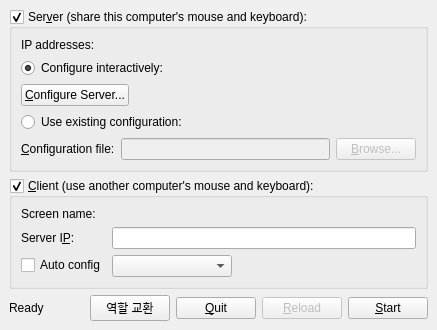
<?xml version="1.0" encoding="UTF-8"?>
<ui version="4.0">
 <class>MainWindow</class>
 <widget class="QMainWindow" name="MainWindow">
  <property name="sizePolicy">
   <sizepolicy hsizetype="Fixed" vsizetype="Fixed">
    <horstretch>0</horstretch>
    <verstretch>0</verstretch>
   </sizepolicy>
  </property>
  <property name="windowTitle">
   <string>InputLeafPlus</string>
  </property>
  <widget class="QWidget" name="centralwidget">
   <layout class="QVBoxLayout" name="verticalLayout_2">
    <property name="sizeConstraint">
     <enum>QLayout::SetFixedSize</enum>
    </property>
    <item>
     <widget class="QGroupBox" name="m_pGroupServer">
      <property name="sizePolicy">
       <sizepolicy hsizetype="Preferred" vsizetype="Preferred">
        <horstretch>0</horstretch>
        <verstretch>0</verstretch>
       </sizepolicy>
      </property>
      <property name="title">
       <string>Ser&amp;ver (share this computer's mouse and keyboard):</string>
      </property>
      <property name="checkable">
       <bool>true</bool>
      </property>
      <property name="checked">
       <bool>true</bool>
      </property>
      <layout class="QVBoxLayout">
       <item>
        <layout class="QFormLayout" name="formLayout">
         <property name="fieldGrowthPolicy">
          <enum>QFormLayout::AllNonFixedFieldsGrow</enum>
         </property>
         <item row="0" column="0">
          <widget class="QLabel" name="label_2">
           <property name="text">
            <string>IP addresses:</string>
           </property>
          </widget>
         </item>
         <item row="0" column="1">
          <widget class="QLabel" name="m_pLabelIpAddresses">
           <property name="text">
            <string notr="true"/>
           </property>
          </widget>
         </item>
        </layout>
       </item>
       <item>
        <widget class="QRadioButton" name="m_pRadioInternalConfig">
         <property name="text">
          <string>Configure interactively:</string>
         </property>
         <property name="checked">
          <bool>true</bool>
         </property>
        </widget>
       </item>
       <item>
        <layout class="QHBoxLayout" name="horizontalLayout_4">
         <item>
          <widget class="QPushButton" name="m_pButtonConfigureServer">
           <property name="text">
            <string>&amp;Configure Server...</string>
           </property>
          </widget>
         </item>
         <item>
          <spacer>
           <property name="orientation">
            <enum>Qt::Horizontal</enum>
           </property>
           <property name="sizeHint" stdset="0">
            <size>
             <width>40</width>
             <height>20</height>
            </size>
           </property>
          </spacer>
         </item>
        </layout>
       </item>
       <item>
        <widget class="QRadioButton" name="m_pRadioExternalConfig">
         <property name="text">
          <string>Use existing configuration:</string>
         </property>
        </widget>
       </item>
       <item>
        <layout class="QHBoxLayout">
         <item>
          <widget class="QLabel" name="m_pLabelConfigurationFile">
           <property name="text">
            <string>&amp;Configuration file:</string>
           </property>
           <property name="buddy">
            <cstring>m_pLineEditConfigFile</cstring>
           </property>
          </widget>
         </item>
         <item>
          <widget class="QLineEdit" name="m_pLineEditConfigFile">
           <property name="enabled">
            <bool>false</bool>
           </property>
          </widget>
         </item>
         <item>
          <widget class="QPushButton" name="m_pButtonBrowseConfigFile">
           <property name="enabled">
            <bool>false</bool>
           </property>
           <property name="text">
            <string>&amp;Browse...</string>
           </property>
          </widget>
         </item>
        </layout>
       </item>
      </layout>
     </widget>
    </item>
    <item>
     <widget class="QGroupBox" name="m_pGroupClient">
      <property name="sizePolicy">
       <sizepolicy hsizetype="Preferred" vsizetype="Preferred">
        <horstretch>0</horstretch>
        <verstretch>0</verstretch>
       </sizepolicy>
      </property>
      <property name="title">
       <string>&amp;Client (use another computer's mouse and keyboard):</string>
      </property>
      <property name="checkable">
       <bool>true</bool>
      </property>
      <property name="checked">
       <bool>true</bool>
      </property>
      <layout class="QFormLayout" name="formLayout_3">
       <property name="fieldGrowthPolicy">
        <enum>QFormLayout::AllNonFixedFieldsGrow</enum>
       </property>
       <item row="0" column="0">
        <widget class="QLabel" name="label_5">
         <property name="text">
          <string>Screen name:</string>
         </property>
        </widget>
       </item>
       <item row="0" column="1">
        <widget class="QLabel" name="m_pLabelScreenName">
         <property name="text">
          <string notr="true"/>
         </property>
        </widget>
       </item>
       <item row="2" column="0">
        <widget class="QLabel" name="m_pLabelServerName">
         <property name="text">
          <string>Server I&amp;P:</string>
         </property>
         <property name="buddy">
          <cstring>m_pLineEditHostname</cstring>
         </property>
        </widget>
       </item>
       <item row="2" column="1">
        <widget class="QLineEdit" name="m_pLineEditHostname"/>
       </item>
       <item row="3" column="0">
        <widget class="QCheckBox" name="m_pCheckBoxAutoConfig">
         <property name="text">
          <string>Auto config</string>
         </property>
        </widget>
       </item>
       <item row="3" column="1">
        <widget class="QComboBox" name="m_pComboServerList">
         <property name="sizePolicy">
          <sizepolicy hsizetype="Maximum" vsizetype="Preferred">
           <horstretch>0</horstretch>
           <verstretch>0</verstretch>
          </sizepolicy>
         </property>
         <property name="minimumSize">
          <size>
           <width>120</width>
           <height>0</height>
          </size>
         </property>
        </widget>
       </item>
      </layout>
     </widget>
    </item>
    <item>
     <layout class="QHBoxLayout" name="horizontalLayout">
      <property name="sizeConstraint">
       <enum>QLayout::SetDefaultConstraint</enum>
      </property>
      <item>
       <widget class="QLabel" name="m_pStatusLabel">
        <property name="text">
         <string>Ready</string>
        </property>
       </widget>
      </item>
      <item>
       <spacer name="spacer">
        <property name="orientation">
         <enum>Qt::Horizontal</enum>
        </property>
        <property name="sizeHint" stdset="0">
         <size>
          <width>40</width>
          <height>20</height>
         </size>
        </property>
       </spacer>
      </item>
      <item>
       <widget class="QPushButton" name="m_pButtonSwapRole">
        <property name="toolTip">
         <string>상대 PC와 서버/클라이언트 역할을 서로 바꿉니다. 설정 창에서 'PC 간 역할 교환'을 켜고 양쪽에 같은 코드를 입력해야 합니다.</string>
        </property>
        <property name="text">
         <string>역할 교환</string>
        </property>
       </widget>
      </item>
      <item>
       <widget class="QPushButton" name="m_pButtonQuit">
        <property name="text">
         <string>&amp;Quit</string>
        </property>
       </widget>
      </item>
      <item>
       <widget class="QPushButton" name="m_pButtonReload">
        <property name="enabled">
         <bool>false</bool>
        </property>
        <property name="text">
         <string>&amp;Reload</string>
        </property>
       </widget>
      </item>
      <item>
       <widget class="QPushButton" name="m_pButtonToggleStart">
        <property name="text">
         <string>&amp;Start</string>
        </property>
       </widget>
      </item>
     </layout>
    </item>
   </layout>
  </widget>
  <action name="m_pActionAbout">
   <property name="text">
    <string>&amp;About InputLeafPlus...</string>
   </property>
   <property name="shortcut">
    <string notr="true"/>
   </property>
   <property name="menuRole">
    <enum>QAction::AboutRole</enum>
   </property>
  </action>
  <action name="m_pActionSwapRole">
   <property name="text">
    <string>역할 교환</string>
   </property>
   <property name="toolTip">
    <string>상대 PC와 서버/클라이언트 역할을 서로 바꿉니다.</string>
   </property>
  </action>
  <action name="m_pActionQuit">
   <property name="text">
    <string>&amp;Quit</string>
   </property>
   <property name="statusTip">
    <string>Quit</string>
   </property>
   <property name="shortcut">
    <string notr="true">Ctrl+Q</string>
   </property>
   <property name="menuRole">
    <enum>QAction::QuitRole</enum>
   </property>
  </action>
  <action name="m_pActionStartCmdApp">
   <property name="text">
    <string>&amp;Start</string>
   </property>
   <property name="statusTip">
    <string>Run</string>
   </property>
   <property name="shortcut">
    <string notr="true">Ctrl+S</string>
   </property>
  </action>
  <action name="m_pActionStopCmdApp">
   <property name="enabled">
    <bool>false</bool>
   </property>
   <property name="text">
    <string>S&amp;top</string>
   </property>
   <property name="statusTip">
    <string>Stop</string>
   </property>
   <property name="shortcut">
    <string notr="true">Ctrl+T</string>
   </property>
  </action>
  <action name="m_pActionMinimize">
   <property name="text">
    <string>&amp;Hide</string>
   </property>
   <property name="toolTip">
    <string>Hide</string>
   </property>
   <property name="shortcut">
    <string notr="true">F5</string>
   </property>
  </action>
  <action name="m_pActionRestore">
   <property name="text">
    <string>&amp;Show</string>
   </property>
   <property name="toolTip">
    <string>Show</string>
   </property>
   <property name="shortcut">
    <string notr="true"/>
   </property>
  </action>
  <action name="m_pActionSave">
   <property name="text">
    <string>S&amp;ave configuration</string>
   </property>
   <property name="statusTip">
    <string>Save the interactively generated server configuration to a file.</string>
   </property>
   <property name="shortcut">
    <string notr="true">Ctrl+Alt+S</string>
   </property>
  </action>
  <action name="m_pActionSettings">
   <property name="text">
    <string>Change &amp;Settings</string>
   </property>
   <property name="statusTip">
    <string>Edit settings</string>
   </property>
   <property name="shortcut">
    <string notr="true">F4</string>
   </property>
   <property name="menuRole">
    <enum>QAction::PreferencesRole</enum>
   </property>
  </action>
  <action name="m_pActionShowLog">
   <property name="text">
    <string>Show &amp;Log</string>
   </property>
   <property name="toolTip">
    <string>Show Log</string>
   </property>
   <property name="shortcut">
    <string notr="true">F2</string>
   </property>
  </action>
  <action name="m_pActionReload">
   <property name="text">
    <string>&amp;Reload</string>
   </property>
   <property name="toolTip">
    <string>Reload app</string>
   </property>
   <property name="shortcut">
    <string notr="true"/>
   </property>
  </action>
 </widget>
 <resources>
  <include location="../res/InputLeap.qrc"/>
 </resources>
 <connections>
  <connection>
   <sender>m_pRadioExternalConfig</sender>
   <signal>toggled(bool)</signal>
   <receiver>m_pLineEditConfigFile</receiver>
   <slot>setEnabled(bool)</slot>
   <hints>
    <hint type="sourcelabel">
     <x>156</x>
     <y>179</y>
    </hint>
    <hint type="destinationlabel">
     <x>169</x>
     <y>209</y>
    </hint>
   </hints>
  </connection>
  <connection>
   <sender>m_pRadioExternalConfig</sender>
   <signal>toggled(bool)</signal>
   <receiver>m_pButtonBrowseConfigFile</receiver>
   <slot>setEnabled(bool)</slot>
   <hints>
    <hint type="sourcelabel">
     <x>353</x>
     <y>182</y>
    </hint>
    <hint type="destinationlabel">
     <x>356</x>
     <y>211</y>
    </hint>
   </hints>
  </connection>
  <connection>
   <sender>m_pRadioInternalConfig</sender>
   <signal>toggled(bool)</signal>
   <receiver>m_pButtonConfigureServer</receiver>
   <slot>setEnabled(bool)</slot>
   <hints>
    <hint type="sourcelabel">
     <x>204</x>
     <y>244</y>
    </hint>
    <hint type="destinationlabel">
     <x>212</x>
     <y>274</y>
    </hint>
   </hints>
  </connection>
  <connection>
   <sender>m_pButtonToggleStart</sender>
   <signal>clicked()</signal>
   <receiver>m_pActionStartCmdApp</receiver>
   <slot>trigger()</slot>
   <hints>
    <hint type="sourcelabel">
     <x>361</x>
     <y>404</y>
    </hint>
    <hint type="destinationlabel">
     <x>-1</x>
     <y>-1</y>
    </hint>
   </hints>
  </connection>
 </connections>
</ui>
